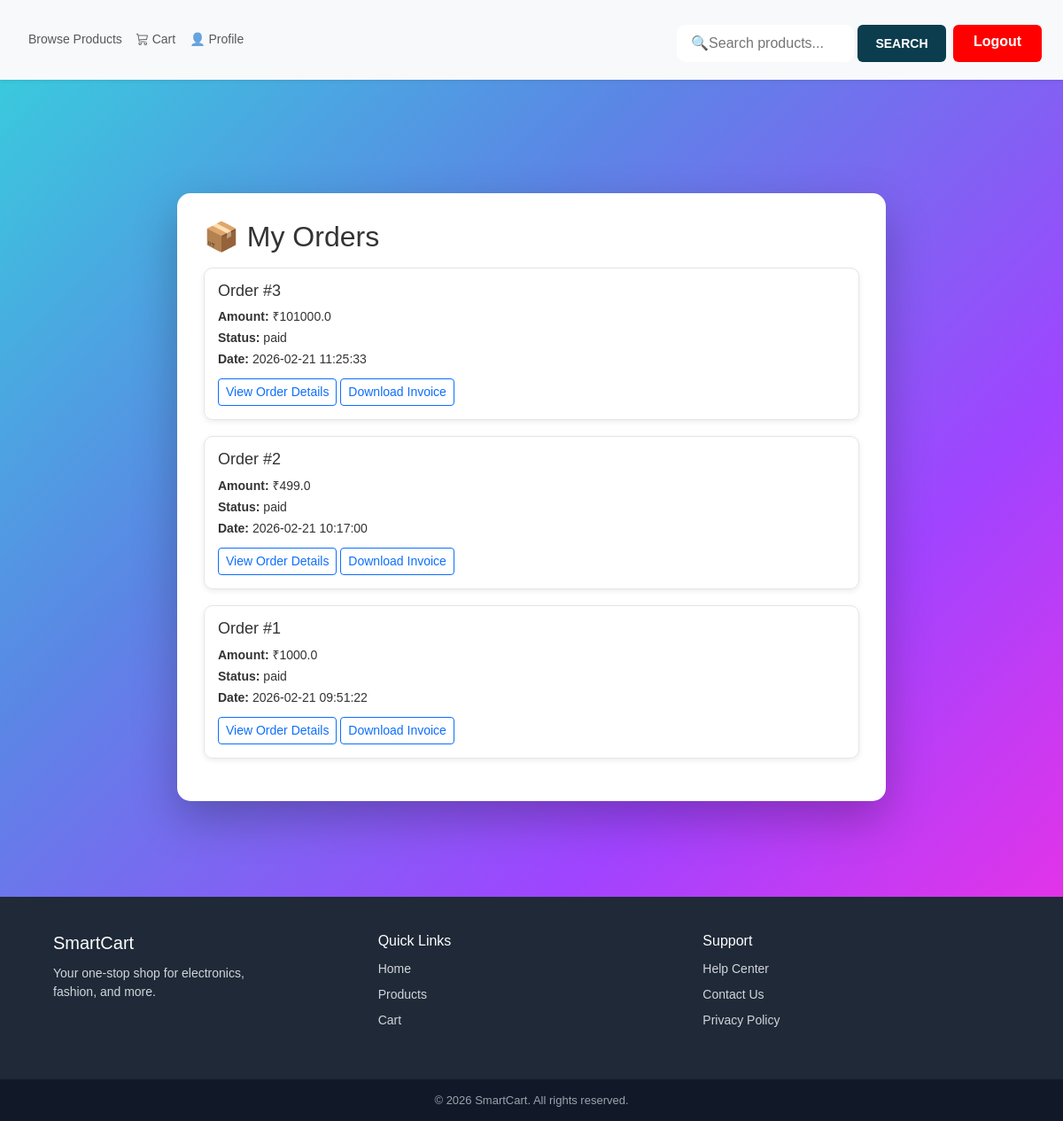
Page /user/my-orders (signed in) on the earlier database version.
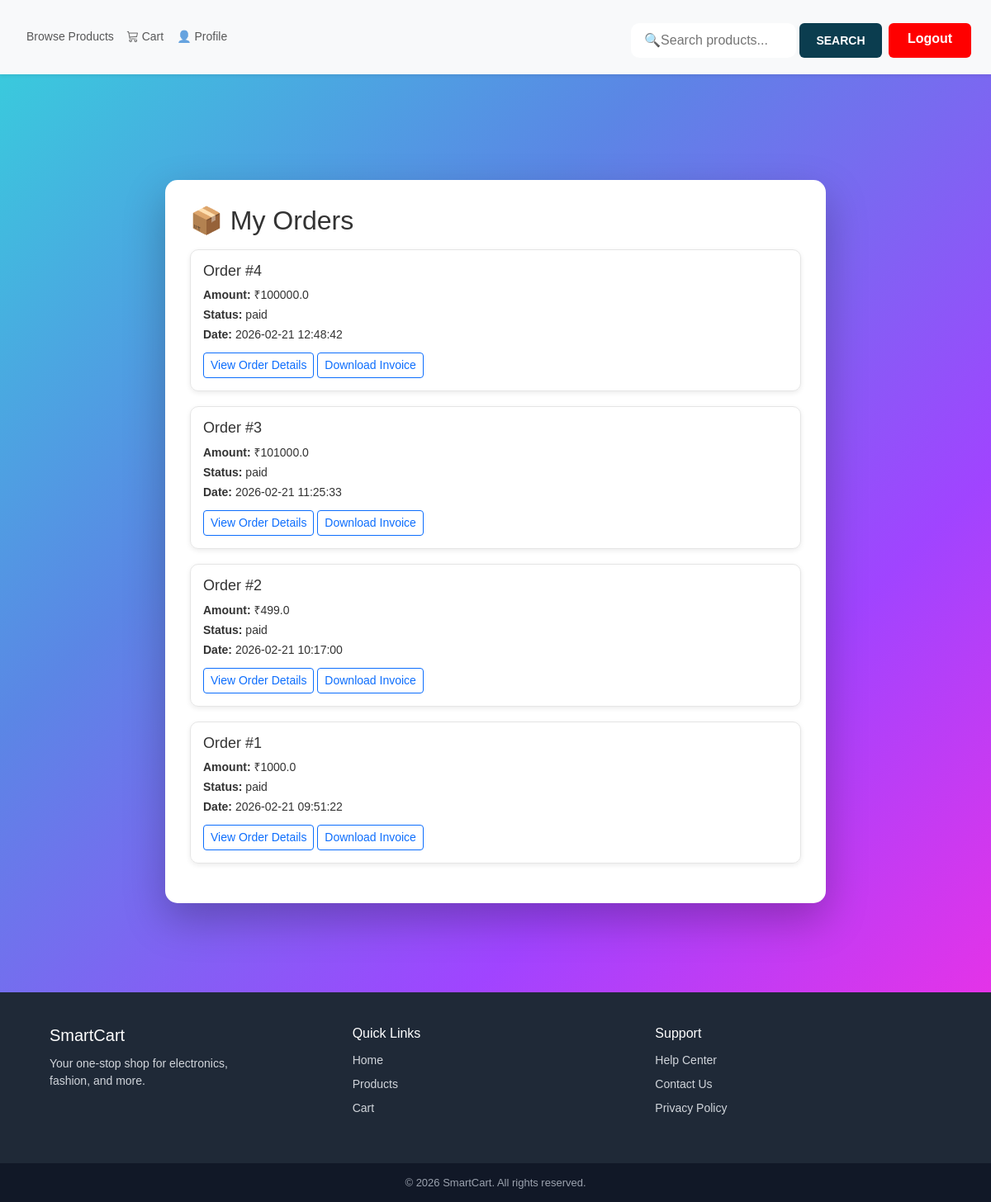
Same page on the later database version.
### tables this page shows
CREATE TABLE orders (
    order_id INTEGER PRIMARY KEY AUTOINCREMENT,
    user_id INTEGER NOT NULL,
    razorpay_order_id TEXT,
    razorpay_payment_id TEXT,
    amount REAL,
    payment_status TEXT,
    created_at TIMESTAMP DEFAULT CURRENT_TIMESTAMP,
    order_status TEXT DEFAULT 'Pending',
    FOREIGN KEY(user_id) REFERENCES users(user_id)
);

### app.py (the view)
@app.route('/user/my-orders')
def my_orders():
    if 'user_id' not in session:
        flash("Please login!", "danger")
        return redirect('/user-login')
    conn = get_db_connection()
    conn.row_factory = sqlite3.Row  # Access columns by name
    cursor = conn.cursor()
    cursor.execute("SELECT * FROM orders WHERE user_id=? ORDER BY created_at DESC",
                   (session['user_id'],))
    orders = cursor.fetchall()
    cursor.close()
    conn.close()
    return render_template("user/my_orders.html", orders=orders)

### app.py (called while the page is built)
def get_db_connection():
    conn = sqlite3.connect('smartcart.db')
    conn.row_factory = sqlite3.Row  # allows dict-like access
    return conn

### templates/user/my_orders.html (shortened to what this page needs)
{% extends "user/base.html" %}
{% block content %}
<div class="d-flex justify-content-center align-items-center py-5">
<div class="orders-card ">
    <h2 class="mb-3">📦 My Orders</h2>
    {% if orders|length == 0 %}
        <p>You have not placed any orders yet.</p>
        <a href="/user/products" class="btn btn-primary">
            Start Shopping
        </a>
    {% else %}
        {% for order in orders %}
        <div class="order-card">
            <h3>Order #{{ order.order_id }}</h3>
            <div class="order-info">
                <p><strong>Amount:</strong> ₹{{ order.amount }}</p>
                <p><strong>Status:</strong> {{ order.payment_status }}</p>
                <p><strong>Date:</strong> {{ order.created_at }}</p>
            </div>
            <a href="/user/order-success/{{ order.order_id }}"
               class="btn btn-sm btn-outline-primary mt-2">
                View Order Details
            </a>
            <a href="/user/download-invoice/{{ order.order_id }}" class="btn btn-sm btn-outline-primary mt-2">
    Download Invoice
</a>
        </div>
        {% endfor %}
    {% endif %}
</div>
</div>
{% endblock %}

Differences in the rows shown:
added orders: order_id "4", amount "100000.0", payment_status "paid", created_at "2026-02-21 12:48:42"
